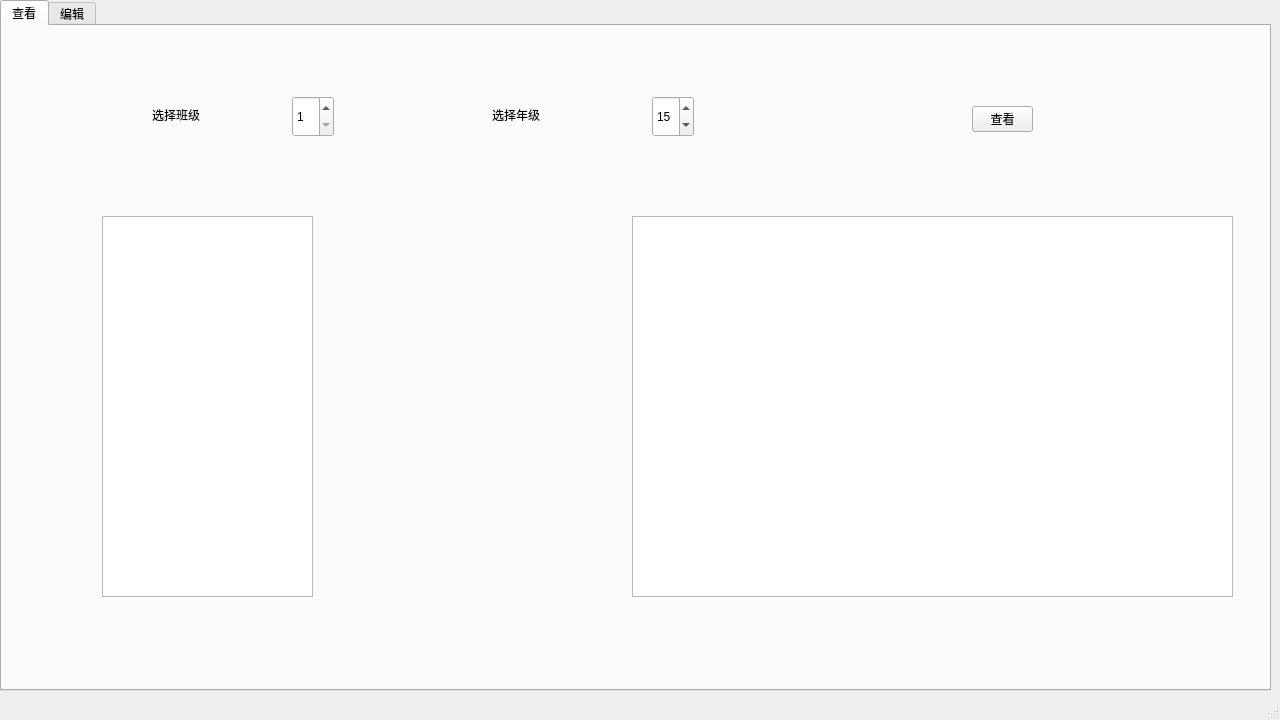
<?xml version="1.0" encoding="UTF-8"?>
<ui version="4.0">
 <class>MainWindow</class>
 <widget class="QMainWindow" name="MainWindow">
  <property name="geometry">
   <rect>
    <x>0</x>
    <y>0</y>
    <width>1280</width>
    <height>720</height>
   </rect>
  </property>
  <property name="windowTitle">
   <string>MainWindow</string>
  </property>
  <widget class="QWidget" name="centralwidget">
   <widget class="QTabWidget" name="tabWidget">
    <property name="geometry">
     <rect>
      <x>0</x>
      <y>0</y>
      <width>1271</width>
      <height>691</height>
     </rect>
    </property>
    <property name="currentIndex">
     <number>0</number>
    </property>
    <widget class="QWidget" name="tab_view">
     <attribute name="title">
      <string>查看</string>
     </attribute>
     <widget class="QWidget" name="widget_show" native="true">
      <property name="geometry">
       <rect>
        <x>0</x>
        <y>0</y>
        <width>1271</width>
        <height>641</height>
       </rect>
      </property>
      <widget class="QListWidget" name="listWidget_studentNumber">
       <property name="geometry">
        <rect>
         <x>100</x>
         <y>190</y>
         <width>211</width>
         <height>381</height>
        </rect>
       </property>
      </widget>
      <widget class="QListWidget" name="listWidget_chooseItem">
       <property name="geometry">
        <rect>
         <x>630</x>
         <y>190</y>
         <width>601</width>
         <height>381</height>
        </rect>
       </property>
       <property name="font">
        <font>
         <pointsize>15</pointsize>
        </font>
       </property>
      </widget>
      <widget class="QPushButton" name="pushButton_show">
       <property name="geometry">
        <rect>
         <x>970</x>
         <y>80</y>
         <width>61</width>
         <height>26</height>
        </rect>
       </property>
       <property name="text">
        <string>查看</string>
       </property>
      </widget>
      <widget class="QLabel" name="label">
       <property name="geometry">
        <rect>
         <x>150</x>
         <y>80</y>
         <width>63</width>
         <height>18</height>
        </rect>
       </property>
       <property name="text">
        <string>选择班级</string>
       </property>
      </widget>
      <widget class="QLabel" name="label_2">
       <property name="geometry">
        <rect>
         <x>490</x>
         <y>80</y>
         <width>63</width>
         <height>18</height>
        </rect>
       </property>
       <property name="text">
        <string>选择年级</string>
       </property>
      </widget>
      <widget class="QSpinBox" name="spinBox_grade">
       <property name="geometry">
        <rect>
         <x>290</x>
         <y>70</y>
         <width>42</width>
         <height>41</height>
        </rect>
       </property>
       <property name="minimum">
        <number>1</number>
       </property>
       <property name="maximum">
        <number>20</number>
       </property>
       <property name="value">
        <number>1</number>
       </property>
      </widget>
      <widget class="QSpinBox" name="spinBox_class">
       <property name="geometry">
        <rect>
         <x>650</x>
         <y>70</y>
         <width>42</width>
         <height>41</height>
        </rect>
       </property>
       <property name="minimum">
        <number>1</number>
       </property>
       <property name="maximum">
        <number>50</number>
       </property>
       <property name="value">
        <number>15</number>
       </property>
      </widget>
     </widget>
    </widget>
    <widget class="QWidget" name="tab_edit">
     <attribute name="title">
      <string>编辑</string>
     </attribute>
     <widget class="QLabel" name="label_number">
      <property name="geometry">
       <rect>
        <x>370</x>
        <y>100</y>
        <width>63</width>
        <height>18</height>
       </rect>
      </property>
      <property name="text">
       <string>选择数量</string>
      </property>
     </widget>
     <widget class="QSpinBox" name="spinBox_number">
      <property name="geometry">
       <rect>
        <x>800</x>
        <y>100</y>
        <width>42</width>
        <height>27</height>
       </rect>
      </property>
      <property name="minimum">
       <number>2</number>
      </property>
      <property name="value">
       <number>10</number>
      </property>
     </widget>
     <widget class="QListWidget" name="listWidget_number">
      <property name="geometry">
       <rect>
        <x>330</x>
        <y>160</y>
        <width>131</width>
        <height>451</height>
       </rect>
      </property>
     </widget>
     <widget class="QLineEdit" name="lineEdit_name">
      <property name="geometry">
       <rect>
        <x>760</x>
        <y>340</y>
        <width>113</width>
        <height>26</height>
       </rect>
      </property>
     </widget>
    </widget>
   </widget>
  </widget>
  <widget class="QMenuBar" name="menubar">
   <property name="geometry">
    <rect>
     <x>0</x>
     <y>0</y>
     <width>1280</width>
     <height>24</height>
    </rect>
   </property>
  </widget>
  <widget class="QStatusBar" name="statusbar"/>
 </widget>
 <resources/>
 <connections/>
</ui>
